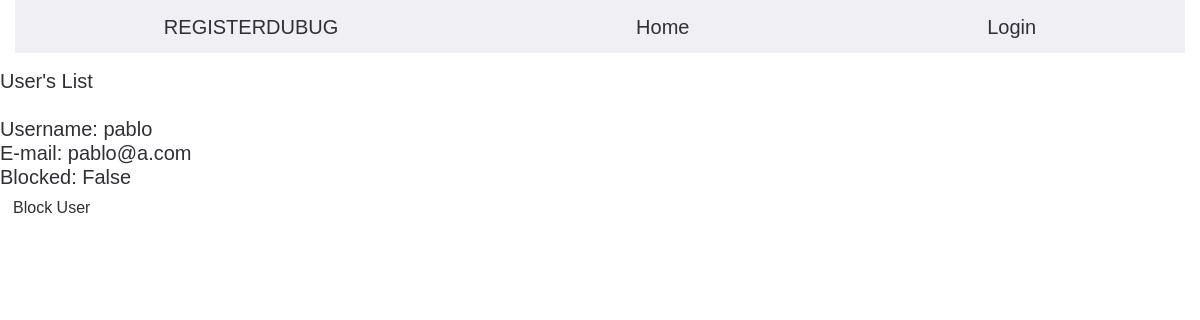
The page /users/all_users on the database as committed earlier.
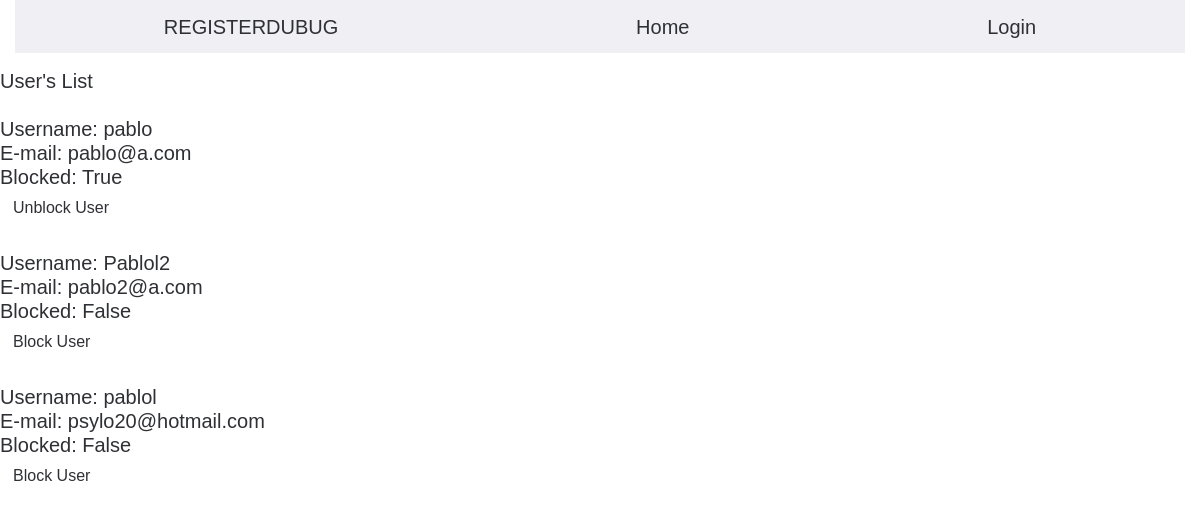
The same page on the database as committed later.
### tables this page shows
CREATE TABLE "users" (
	"username"	TEXT,
	"email"	TEXT,
	"password"	TEXT,
	"blocked"	INTEGER,
	PRIMARY KEY("username")
);

### views/users.py (the view)
@user_blueprint.get('/all_users')
def all_users_get():
    return UserLogic.users_list()

### db/db.py (called while the page is built)
def get_all_users() -> connection.cursor():
    with connection:
        cursor = connection.cursor()
        cursor.execute(SELECT_ALL_USERS)
        return cursor.fetchall()

def get_headers(database: str) -> List:
    with connection:
        cursor = connection.execute(f"select * from {database};")
        return list(map(lambda x: x[0], cursor.description))

### logic/user_logic.py (called while the page is built)
def users_list():
    _users = User.find_all_from_db()
    print(_users)
    return render_template('password/user_list.html', users=_users)

### models/abc/model.py (called while the page is built)
    @classmethod
    def find_many_by(cls: Type[T], header: str) -> List[T]:
        if header == "users":
            database = get_all_users()
        else:
            database = get_all_passwords()
        headers = get_headers(header)  # "passwords" or "users"
        return [cls(**i) for i in cls.strip_tup(headers, database)]

    @classmethod
    def strip_tup(cls: Type[T], headers: List, database: List) -> Union[list[dict], dict]:
        ret = {}
        ret_dict = {}
        if type(database) is list:
            for data in database:
                for j in range(len(data)):
                    ret_dict.update({headers[j]: data[j]})
                ret.update({uuid.uuid4().int: ret_dict})
                ret_dict = {}
            return list(ret.values())
        else:
            for i in range(len(database)):
                ret.update({headers[i]: database[i]})
            return ret

### models/user/user.py (called while the page is built)
    @classmethod
    def find_all_from_db(cls) -> List["User"]:
        return cls.find_many_by(cls.DATABASE)

### templates/password/user_list.html
{% extends "base.html" %}
{% block content %}
    <header>
        <h1>User's List</h1>
    </header>
    <section>
        {% if users | length > 0 %}
            <div class="list-group mb-3">
                {% for user in users %}
                    <div class="list-group-items"><br>
                        <div class="list-group-item-heading" id="{{ user._name }}">
                            <p>
                                Username: {{ user._name }}<br>
                                E-mail: {{ user._email }}<br>
                            </p>
                            {% if user._blocked == 0 %}
                                <p>
                                    Blocked: False
                                </p>
                                <a class="btn"
                                   href="{{ url_for('users.block_user', block=user._name) }}">Block User</a>
                            {% else %}
                                <p>
                                    Blocked: True
                                </p>
                                <a class="btn"
                                   href="{{ url_for('users.unblock_user', unblock=user._name) }}">Unblock User</a>
                            {% endif %}
                        </div>
                    </div>
                {% endfor %}
            </div>
        {% endif %}
    </section>
{% endblock %}

### templates/base.html (shortened to what this page needs)
<!DOCTYPE html>
<html lang="en">
<head>
    <link rel="stylesheet" href="https://maxcdn.bootstrapcdn.com/bootstrap/4.0.0/css/bootstrap.min.css"
>
        <link rel="stylesheet" href="../static/front/css/style.css">
</head>
<body>
<div class="header__bottom">
    <div class="container">
        <ul class="menu-categories">
                        <li class="menu-categories__item">
                <a href="{{ url_for('users.register_get') }}" class="menu-categories__link">REGISTERDUBUG </a>
                </li>
            <li class="menu-categories__item">
                <a href="/" class="menu-categories__link">Home</a>
            </li>
            <li class="menu-categories__item">
                <a href="{{ url_for('users.login_get') }}" class="menu-categories__link">Login</a>
            </li>
        </ul>
    </div>
    <div class="mt-3">
        {% block content %}
        {% endblock %}
    </div>
</div>
</body>
</html>

### static/front/css/style.css (style rules this page uses)
html, body, div, span, applet, object, iframe, h1, h2, h3, h4, h5, h6, p, blockquote, pre, a, abbr, acronym, address, big, cite, code, del, dfn, em, img, ins, kbd, q, s, samp, small, strike, strong, sub, sup, tt, var, b, u, i, center, dl, dt, dd, ol, ul, li, fieldset, form, label, legend, table, caption, tbody, tfoot, thead, tr, th, td, article, aside, canvas, details, embed, figure, figcaption, footer, header, hgroup, menu, nav, output, ruby, section, summary, time, mark, audio, video { margin: 0; padding: 0; border: 0; font-size: 100%; font: inherit; vertical-align: baseline; }
article, aside, details, figcaption, figure, footer, header, hgroup, menu, nav, section { display: block; }
a { text-decoration: none; }
body { line-height: 1; }
ol, ul { list-style: none; }
html { box-sizing: border-box; }
*, *::before, *::after { box-sizing: inherit; }
a { text-decoration: none; color: inherit; display: inline-block; }
ul, li { margin: 0; padding: 0; list-style: none; }
h1, h2, h3, h4, h5, h6 { margin: 0; }
p { margin: 0; }
html { font-family: "Roboto", sans-serif; }
body { color: #2f3035; font-family: "SFProDisplay-Regular", sans-serif; font-size: 20px; line-height: 24px; font-weight: 400; overflow-x: hidden; min-width: 320px; }
.container { max-width: 1200px; padding: 0 15px; margin: 0 auto; }
.menu-categories { background-color: #f0f0f4; display: flex; align-items: center; justify-content: space-around; min-height: 53px; }
.menu-categories__link { transition: font-weight 0.6s; font-weight: 400; padding: 15px 0 14px; position: relative; }
.menu-categories__link::before { content: ""; position: absolute; width: 0; right: 0; left: auto; background-color: #1c62cd; height: 3px; bottom: -2px; transition: all 0.3s; }
.header__bottom { margin-bottom: 80px; }

Rows that differ between the two databases and show on the page:
changed users "pablo": blocked "Blocked: False Block User" → "Blocked: True Unblock User"
added users: _name "Pablol2", _email "pablo2@a.com"
added users: _name "pablol", _email "psylo20@hotmail.com"
